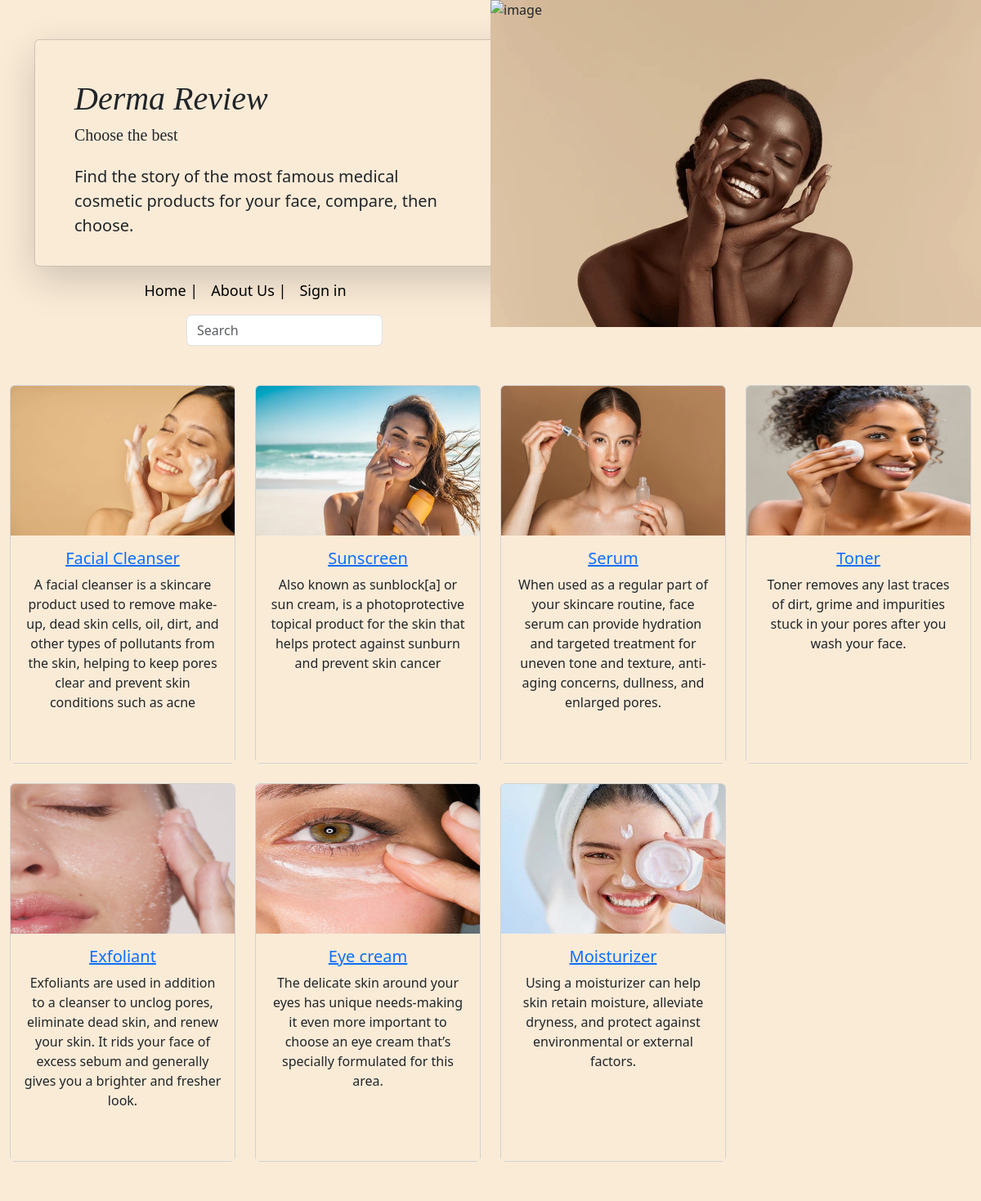
The page / on the database its author committed.
### my_app/models.py (models this page shows)
class Category(models.Model):
    category_name=models.CharField(max_length=45)
    category_description=models.TextField(default='some description')
    category_img=models.CharField(max_length=255, default='static/img/eye-cream.jpg')
    products=models.ManyToManyField(Product,related_name="categories")
    created_at=models.DateTimeField(auto_now=True)
    updated_at=models.DateTimeField(auto_now_add=True)

### my_app/views.py (the view)
# urls.py: path('',views.index),
def index(request):
    context={
        "categories":models.get_category()
    }
    return render(request,'index.html',context)

### my_app/models.py (called while the page is built)
def get_category():
    return Category.objects.all()

### my_app/templates/index.html (shortened to what this page needs)
<!DOCTYPE html>
<html lang="en">
<head>
    <link href="https://cdn.jsdelivr.net/npm/bootstrap@5.3.3/dist/css/bootstrap.min.css" rel="stylesheet">
    {% load static %}
    <link rel="stylesheet" href="{% static 'css/index.css' %}">
</head>
<body>
    <header class="header-rounded-images">
        <div class="page-header min-vh-90">
        <img class="position-absolute fixed-top ms-auto w-50 h-100 z-index-0 d-none d-sm-none d-md-block border-radius-section border-top-end-radius-0 border-top-start-radius-0 border-bottom-end-radius-0" style="background-image: url(static/img/skin.webp); background-repeat: no-repeat;" alt="image" loading="lazy">
        <div class="container">
            <div class="row">
            <div class="col-lg-7 d-flex">
                <div class="card card-body blur text-md-start text-center px-sm-5 shadow-lg mt-sm-5 py-sm-5">
                    <h1 class="web-title">Derma Review </h1>
                    <h2 class="text-dark mb-4 subtitle">Choose the best</h2>
                    <p class="lead text-dark pe-md-5 me-md-5">
                        Find the story of the most famous medical cosmetic products for your face,
                        compare, then choose.
                    </p>
                </div>
            </div>
            </div>
        </div>
        </div>
    </header>
    <nav class="navbar navbar-expand-lg navbar-dark navbar-absolute bg-transparent shadow-none col-lg-6 d-flex">
        <div class="container">
        <div class="collapse navbar-collapse" id="navbar-header-2">
            <ul class="navbar-nav mx-auto">
            <li class="nav-item">
                <a class="nav-link text-black" href="/">
                Home |
                </a>
            </li>
            <li class="nav-item">
                <a class="nav-link text-black" href="/about_us">
                About Us |
                </a>
            </li>
            {% if request.session.name %}
                    <li class="nav-item">
                    <a href="/logout" class="nav-link text-black">Logout</a>
                    </li>
                    {% else %}
                    <li class="nav-item">
                        <a class="nav-link text-black" href="/register_form">
                        Sign in
                        </a>
                    </li>
                    {% endif %}
            </ul>
        </div>
        </div>
    </nav>
    <form action="/search" method="post" id="search-form">
        <div class="input-group">
            <input type="text" name="q" id="searchField" class="form-control rounded search" placeholder="Search" aria-label="Search" aria-describedby="search-addon" />
    </div>
    </form>
    <div class="original_output">
        <div class="row row-cols-1 row-cols-md-4 g-4 big">
            {% for category in categories %}
            <div class="col">
            <div class="card">
                <a href="/productlist/{{category.id}}"><img src="{{category.category_img}}" class="card-img-top" alt="{{category.category_name}}"></a>
                <div class="card-body">
                    <h5 class="card-title"><a href="/productlist/{{category.id}}">{{category.category_name}}</a></h5>
                    <p class="card-text ">{{category.category_description}}</p>
                </div>
            </div>
            </div>
            {% endfor %}
    </div>
    </div>
    <br>
    <br>
</body>
</html>

### my_app/static/css/index.css (style rules this page uses)
body { background-color:antiquewhite; }
.nav-link { font-size: large; }
.card-body { background-color:antiquewhite; }
.big { max-width: 1200px; margin: auto; }
.card-body { text-align: center; }
.card-img-top { height: 183px; }
.col-lg-7 { width: 700px; }
.card-body { height: 278px; }
.form-control { width: 100px; }
.input-group { width: 20%; margin-left: 19%; }
.web-title { font-style: italic; font-family:cursive; }
.subtitle { font-size: 20px; font-family:cursive; }
.original_output { margin-top: 2%; }

### rows shown on the page
Category: category_img (picture), category_name "Facial Cleanser", category_description "A facial cleanser is a skincare product used to remove make-up, dead skin cells, oil, dirt, and other types of pollutants from the skin, helping to keep pores clear and prevent skin conditions such as acne"
Category: category_img (picture), category_name "Sunscreen", category_description "Also known as sunblock[a] or sun cream, is a photoprotective topical product for the skin that helps protect against sunburn and prevent skin cancer"
Category: category_img (picture), category_name "Exfoliant", category_description "Exfoliants are used in addition to a cleanser to unclog pores, eliminate dead skin, and renew your skin. It rids your face of excess sebum and generally gives you a brighter and fresher look."
Category: category_img (picture), category_name "Eye cream", category_description "The delicate skin around your eyes has unique needs-making it even more important to choose an eye cream that’s specially formulated for this area."
